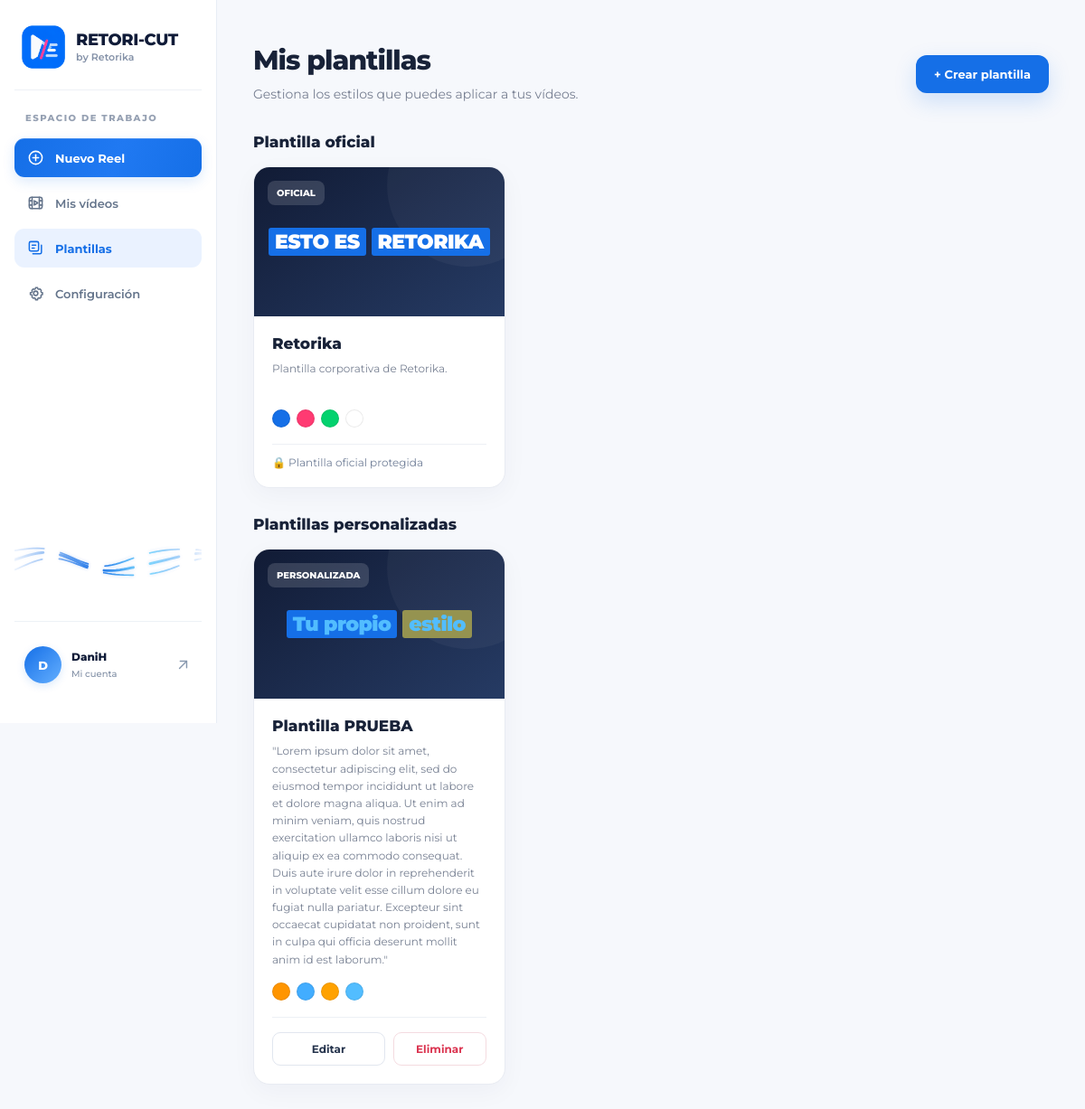
Screenshot of /plantillas/ (signed in) with the database file from the repository.
### reels/models.py (models this page shows, shortened)
class Plantilla(models.Model):
    TIPOS = [
        ("oficial", "Oficial"),
        ("personalizada", "Personalizada"),
    ]
    TIPOGRAFIAS = [
        ("Montserrat", "Montserrat"),
        ("Arial", "Arial"),
        ("Retorika", "Retorika"),
    ]
    POSICIONES = [
        ("centro", "Centro"),
        ("inferior", "Inferior"),
        ("superior", "Superior"),
    ]
    ANIMACIONES = [
        ("palabra", "Por palabra"),
        ("bloque", "Por bloque"),
        ("ninguna", "Sin animación"),
    ]
    INTENSIDADES = [
        ("limpio", "Limpio"),
        ("dinamico", "Dinámico"),
        ("impacto", "Impacto"),
    ]
    usuario = models.ForeignKey(
        settings.AUTH_USER_MODEL,
        on_delete=models.CASCADE,
        related_name="plantillas",
        null=True,
        blank=True,
    )
    nombre = models.CharField(
        max_length=100
    )
    descripcion = models.TextField(
        blank=True
    )
    tipo = models.CharField(
        max_length=20,
        choices=TIPOS,
        default="personalizada"
    )
    activa = models.BooleanField(
        default=True
    )
    logo = models.ImageField(
        upload_to="plantillas/logos/",
        null=True,
        blank=True
    )
    color_azul = models.CharField(
        max_length=7,
        default="#156fe7"
    )
    color_fucsia = models.CharField(
        max_length=7,
        default="#ff3a72"
    )
    color_verde = models.CharField(
        max_length=7,
        default="#03d26e"
    )
    color_blanco = models.CharField(
        max_length=7,
        default="#ffffff"
    )
    tipografia = models.CharField(
        max_length=50,
        choices=TIPOGRAFIAS,
        default="Montserrat"
    )
    archivo_tipografia = models.FileField(
        upload_to="plantillas/fuentes/",
        null=True,
        blank=True
    )
    subtitulos_activos = models.BooleanField(
        default=True
    )
    tamano_subtitulos = models.PositiveIntegerField(
        default=12,
        validators=[
            MinValueValidator(8),
            MaxValueValidator(72),
        ]
    )
    posicion_subtitulos = models.CharField(
        max_length=20,
        choices=POSICIONES,
        default="centro"
    )
    margen_vertical = models.PositiveIntegerField(
        default=65
    )
    margen_horizontal = models.PositiveIntegerField(
        default=30
    )
    interlineado = models.PositiveIntegerField(
        default=5
    )
    FORMATO_SUBTITULOS = [
        ("mayusculas", "Mayúsculas"),
        ("minusculas", "Minúsculas"),
    ]
    formato_subtitulos = models.CharField(
        max_length=12,
        choices=FORMATO_SUBTITULOS,
        default="mayusculas",
    )
    animacion_subtitulos = models.CharField(
        max_length=20,
        choices=ANIMACIONES,
        default="palabra"
    )
    duracion_animacion = models.FloatField(
        default=0.2,
        validators=[
            MinValueValidator(0),
            MaxValueValidator(3),
        ]
    )
    destacar_palabras = models.BooleanField(
        default=True
    )
    color_destacado = models.CharField(
        max_length=7,
        default="#156fe7"
    )
    efectos_activos = models.BooleanField(
        default=True
    )
    intensidad_efectos = models.CharField(
        max_length=20,
        choices=INTENSIDADES,
        default="dinamico"
    )
    fecha_creacion = models.DateTimeField(
        auto_now_add=True
    )
    fecha_modificacion = models.DateTimeField(
        auto_now=True
    )
    class Meta:
        verbose_name = "Plantilla"
        verbose_name_plural = "Plantillas"
        ordering = ["nombre"]

### reels/views.py (the view)
@login_required(login_url="iniciar_sesion")
@require_http_methods(["GET"])
def mis_plantillas(request):
    obtener_plantilla_oficial()
    plantillas = (
        Plantilla.objects.filter(
            tipo="oficial",
        )
        |
        Plantilla.objects.filter(
            tipo="personalizada",
            usuario=request.user,
        )
    )
    plantillas = plantillas.order_by(
        "tipo",
        "nombre",
    )
    return render(
        request,
        "reels/mis_plantillas.html",
        {
            "plantillas": plantillas,
        },
    )

### templates/reels/mis_plantillas.html (shortened to what this page needs)
{% extends "reels/base.html" %}
{% block nav_plantillas %}active{% endblock %}
{% block content %}
<div class="plantillas-page">
    <div class="plantillas-header">
        <div>
            <h1>Mis plantillas</h1>
            <p>
                Gestiona los estilos que puedes aplicar
                a tus vídeos.
            </p>
        </div>
        <a href="{% url 'crear_plantilla' %}" class="plantillas-btn">
            + Crear plantilla
        </a>
    </div>
    <h2 class="plantillas-section-title">
        Plantilla oficial
    </h2>
    <div class="plantillas-grid">
        {% for plantilla in plantillas %}
            {% if plantilla.tipo == "oficial" %}
                <article class="plantilla-card">
                    <div class="plantilla-preview">
                        <div class="plantilla-badge">
                            Oficial
                        </div>
                        <div
                            class="plantilla-preview-text"
                            data-text-color="{{ plantilla.color_blanco }}"
                            data-format="{{ plantilla.formato_subtitulos }}"
                        >
                            <span class="preview-primera">
                            </span>
                            <span
                                class="preview-destacada"
                                data-color="{{ plantilla.color_destacado }}"
                            >
                            </span>
                        </div>
                    </div>
                    <div class="plantilla-info">
                        <h3 class="plantilla-name">
                            {{ plantilla.nombre }}
                        </h3>
                        <p class="plantilla-description">
                            {{ plantilla.descripcion|default:"Plantilla corporativa oficial de Retorika." }}
                        </p>
                        <div class="plantilla-colors">
                            <div class="plantilla-color"
                                 data-color="{{ plantilla.color_azul }}"
                                 title="Color principal"></div>
                            <div class="plantilla-color"
                                 data-color="{{ plantilla.color_fucsia }}"
                                 title="Color secundario"></div>
                            <div class="plantilla-color"
                                 data-color="{{ plantilla.color_verde }}"
                                 title="Color adicional"></div>
                            <div class="plantilla-color"
                                 data-color="{{ plantilla.color_blanco }}"
                                 title="Color del texto"></div>
                        </div>
                        <div class="plantilla-official-note">
                            🔒 Plantilla oficial protegida
                        </div>
                    </div>
                </article>
            {% endif %}
        {% endfor %}
    </div>
    <h2 class="plantillas-section-title">
        Plantillas personalizadas
    </h2>
    <div class="plantillas-grid">
        {% for plantilla in plantillas %}
            {% if plantilla.tipo == "personalizada" %}
                <article class="plantilla-card">
                    <div class="plantilla-preview">
                        <div class="plantilla-badge">
                            Personalizada
                        </div>
                        <div
                            class="plantilla-preview-text"
                            data-text-color="{{ plantilla.color_blanco }}"
                            data-format="{{ plantilla.formato_subtitulos }}"
                        >
                            <span class="preview-primera">
                            </span>
                            <span
                                class="preview-destacada"
                                data-color="{{ plantilla.color_destacado }}"
                            >
                            </span>
                        </div>
                    </div>
                    <div class="plantilla-info">
                        <h3 class="plantilla-name">
                            {{ plantilla.nombre }}
                        </h3>
                        <p class="plantilla-description">
                            {{ plantilla.descripcion|default:"Plantilla personalizada." }}
                        </p>
                        <div class="plantilla-colors">
                            <div class="plantilla-color"
                                 data-color="{{ plantilla.color_azul }}"
                                 title="Color principal"></div>
                            <div class="plantilla-color"
                                 data-color="{{ plantilla.color_fucsia }}"
                                 title="Color secundario"></div>
                            <div class="plantilla-color"
                                 data-color="{{ plantilla.color_verde }}"
                                 title="Color adicional"></div>
                            <div class="plantilla-color"
                                 data-color="{{ plantilla.color_blanco }}"
                                 title="Color del texto"></div>
                        </div>
                        <div class="plantilla-actions">
                            <a
                                href="{% url 'editar_plantilla' plantilla.id %}"
                                class="plantilla-action"
                            >
                                Editar
                            </a>
                            <form
                                method="post"
                                action="{% url 'eliminar_plantilla' plantilla.id %}"
                                class="plantilla-delete-form"
                                data-delete-form
                            >
                                <button
                                    type="submit"
                                    class="plantilla-action plantilla-action-danger"
                                >
                                    Eliminar
                                </button>
                            </form>
                        </div>
                    </div>
                </article>
            {% endif %}
        {% endfor %}
    </div>
</div>
{% endblock %}

### templates/reels/base.html (shortened to what this page needs)
{% load static %}
<!DOCTYPE html>
<html
    lang="es"
    data-theme="{% if user.is_authenticated and user.preferencias_retori_cut.tema == 'oscuro' %}oscuro{% else %}claro{% endif %}"
>
<head>
    <link
        rel="stylesheet"
        href="{% static 'reels/css/style.css' %}?v=dark3"
    >
</head>
<body>
<aside class="sidebar">
    <div class="sidebar-marca">
        <a href="{% url 'nuevo_reel' %}" class="marca-enlace">
            <img
                src="{% static 'reels/img/logotipo.png' %}"
                alt="Logotipo RETORI-CUT"
                class="marca-logotipo"
            >
            <div class="marca-texto">
                <strong>RETORI-CUT</strong>
                <small>by Retorika</small>
            </div>
        </a>
    </div>
    {% if user.is_authenticated %}
        <p class="sidebar-seccion-titulo">
            ESPACIO DE TRABAJO
        </p>
        <nav
            class="sidebar-navegacion"
            aria-label="Navegación principal"
        >
            <a
                href="{% url 'nuevo_reel' %}"
                class="nav-item nav-item-principal {% block nav_nuevo %}{% endblock %}"
            >
                <span class="nav-icono">
                    <svg viewBox="0 0 24 24">
                        <circle cx="12" cy="12" r="9"/>
                        <path d="M12 8v8"/>
                        <path d="M8 12h8"/>
                    </svg>
                </span>
                <span>Nuevo Reel</span>
            </a>
            <a
                href="{% url 'mis_videos' %}"
                class="nav-item {% block nav_videos %}{% endblock %}"
            >
                <span class="nav-icono">
                    <svg viewBox="0 0 24 24">
                        <rect x="3" y="4" width="18" height="16" rx="3"/>
                        <path d="M7 4v16"/>
                        <path d="M17 4v16"/>
                        <path d="M3 9h4"/>
                        <path d="M3 15h4"/>
                        <path d="M17 9h4"/>
                        <path d="M17 15h4"/>
                        <path d="m10 9 5 3-5 3z"/>
                    </svg>
                </span>
                <span>Mis vídeos</span>
            </a>
            <a
                href="{% url 'mis_plantillas' %}"
                class="nav-item {% block nav_plantillas %}{% endblock %}"
            >
                <span class="nav-icono">
                    <svg viewBox="0 0 24 24">
                        <rect x="3" y="3" width="13" height="13" rx="2"/>
                        <path d="M8 20h10a2 2 0 0 0 2-2V8"/>
                        <path d="M7 8h5"/>
                        <path d="M7 12h3"/>
                    </svg>
                </span>
                <span>Plantillas</span>
            </a>
            <a
                href="{% url 'configuracion' %}"
                class="nav-item {% block nav_configuracion %}{% endblock %}"
            >
                <span class="nav-icono">
                </span>
                <span>Configuración</span>
            </a>
        </nav>
    {% endif %}
    <div class="sidebar-zona-inferior">
        <div
            class="retori-rio"
            id="retori-rio"
            aria-hidden="true"
        >
        </div>
        {% if user.is_authenticated %}
            <div class="sidebar-perfil">
                <a
                    href="{% url 'mi_perfil' %}"
                    class="sidebar-perfil-enlace {% block nav_perfil %}{% endblock %}"
                    aria-label="Ir a mi perfil"
                    title="Ver mi perfil"
                >
                    <span class="perfil-avatar" aria-hidden="true">
                        {{ user.first_name|default:user.email|first|upper }}{{ user.last_name|first|upper }}
                    </span>
                    <span class="perfil-info">
                        <strong>
                            {% if user.first_name or user.last_name %}
                                {{ user.get_full_name|default:user.username }}
                            {% else %}
                                {{ user.email|default:user.username }}
                            {% endif %}
                        </strong>
                        <small>Mi cuenta</small>
                    </span>
                    <span class="perfil-acceso-icono" aria-hidden="true">
                        <svg viewBox="0 0 24 24">
                            <path d="M7 17 17 7"/>
                            <path d="M8 7h9v9"/>
                        </svg>
                    </span>
                </a>
            </div>
        {% endif %}
    </div>
</aside>
<div class="aplicacion">
    <main class="contenido">
        {% block content %}
        {% endblock %}
    </main>
</div>
</body>
</html>

### rows the page displays
Plantilla: nombre "Retorika", descripcion "Plantilla corporativa de Retorika."
Plantilla: nombre "Plantilla PRUEBA", descripcion "\"Lorem ipsum dolor sit amet, consectetur adipiscing elit, sed do eiusmod tempor incididunt ut labore et dolore magna aliqua. Ut enim ad minim veniam, quis nostrud exercitation ullamco laboris nisi ut aliquip ex ea commodo consequat. Duis aute irure dolor in reprehenderit in voluptate velit esse cillum dolore eu fugiat nulla pariatur. Excepteur sint occaecat cupidatat non proident, sunt in culpa qui officia deserunt mollit anim id est laborum.\""

### other values shown
{{ user.first_name|default:user.email|first|upper }} "D"
{{ user.get_full_name|default:user.username }} "DaniH"
